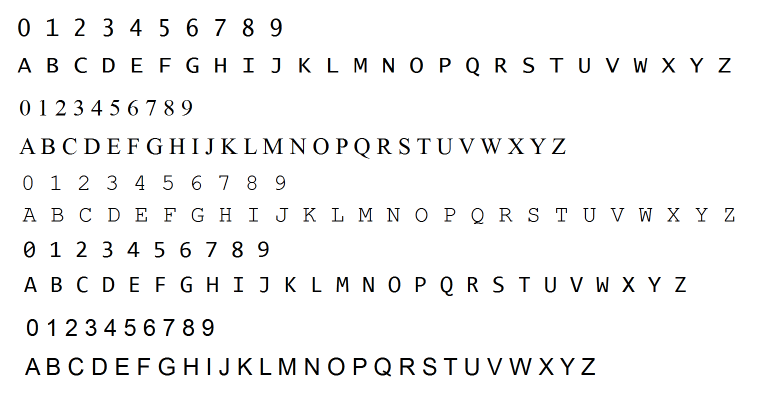
#> input picture training_chars.png, 1516 x 788 px (shown at 1/2 size)
$ python train.py
#> lines starting #> are read from the running program, lines starting #| are printed output that depends on the picture; after the words box and inside, x2 and y2 are one past the last pixel; in counts of white or black regions, pixels touching at a corner belong together
import cv2
from PIL import Image
import numpy as np
import math
import sys
from scipy import misc
from scipy import fftpack,ndimage
import cv2
from copy import deepcopy


temp_image=cv2.imread("training_chars.png")
#> temp_image is the input picture: shape (788, 1516, 3); mean B, G, R 245.2, 245.2, 245.2


gray = cv2.cvtColor(temp_image, cv2.COLOR_BGR2GRAY)
temp=deepcopy(gray)
binary = cv2.adaptiveThreshold(gray,255,cv2.ADAPTIVE_THRESH_GAUSSIAN_C,cv2.THRESH_BINARY_INV, 5, 2)
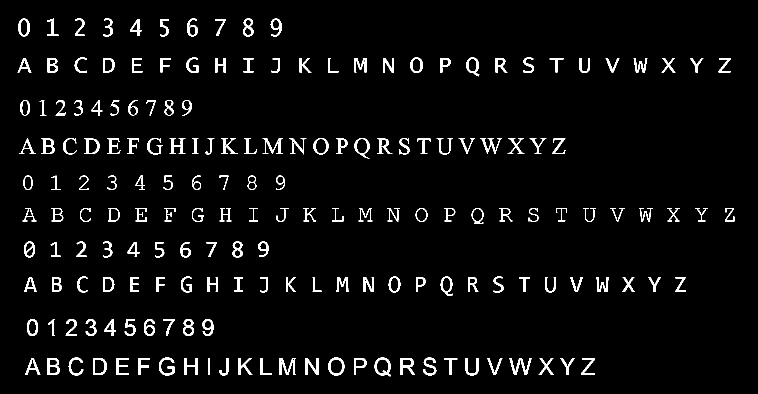
#> binary: shape (788, 1516) (shown at 1/2 size); 3.8% white; 180 white regions


contours, _ = cv2.findContours(image=binary,
                               mode=cv2.RETR_EXTERNAL,
                               method=cv2.CHAIN_APPROX_SIMPLE)
#> contours = 180 contours; largest, box (x1, y1, x2, y2) and area: (749, 715, 782, 753) 904, (656, 715, 689, 751) 897, (186, 716, 214, 750) 793, (709, 276, 739, 317) 770, (627, 276, 657, 309) 749

rects=[]
for cnt in contours:
    area = cv2.contourArea(cnt)
    x, y, w, h = cv2.boundingRect(cnt)

    if w >= 5 and (h >= 25 and h <= 50):
        rects.append((x,y,w,h))
#> this loop made 180 passes
#> (area, x, y, w, h) on passes 1 to 3: (262, 1163, 716, 27, 34), (180.5, 1120, 716, 30, 34), (252, 1077, 716, 31, 34)
#> after the loop, rects = 179 items, first 6: (1163, 716, 27, 34), (1120, 716, 30, 34), (1077, 716, 31, 34), (1019, 716, 45, 34), (974, 716, 31, 34), (931, 716, 26, 35)

rects=sorted(rects,key=lambda x:x[1])
#> rects = 179 items, first 6: (541, 37, 22, 36), (486, 37, 21, 36), (374, 37, 22, 36), (207, 37, 19, 36), (150, 37, 19, 35), (94, 37, 23, 35)
ctr=200
for (x,y,w,h) in rects:
    ctr+=1
    print(x,y)
    cv2.rectangle(temp_image,(x,y),(x+w,y+h),(0,255,0),2)
    cv2.imshow("b",temp_image)
    cv2.waitKey(400)
    check=temp[y-2:y+h+2,x-2:x+w+2]
    check=cv2.resize(check,(30,30))
    check=cv2.adaptiveThreshold(check,255,cv2.ADAPTIVE_THRESH_GAUSSIAN_C,\
                    cv2.THRESH_BINARY,11,2)
    check_invert=cv2.adaptiveThreshold(check,255,cv2.ADAPTIVE_THRESH_GAUSSIAN_C,\
                    cv2.THRESH_BINARY,11,2)

    M1= cv2.moments(check_invert)
    cx1= int(M1['m10']/M1['m00'])
    cy1 = int(M1['m01']/M1['m00'])
    print(cx1,cy1)
    rows,cols =check.shape
    tx=15-cx1
    ty=15-cy1
    M = np.float32([[1,0,tx],[0,1,ty]])
    dstt = cv2.warpAffine(check,M,(cols,rows),borderMode=cv2.BORDER_CONSTANT,
    borderValue=255)

    cv2.imshow("c",check)
    cv2.imshow("centered",dstt)
    cv2.imwrite("image"+str(ctr)+".png",check)
    cv2.waitKey(400)
#> this loop made 179 passes
#> (x, y, w, h) on passes 26 to 28: (709, 116, 24, 29), (656, 116, 21, 29), (599, 116, 24, 29)
#> (printed output is left out)
#> pass 1, `check=temp[y-2:y+h+2,x-2:x+w+2]`:
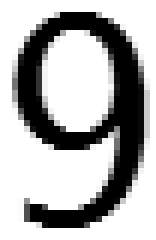
#> check: shape (40, 26) (shown 6 times larger); min 0, max 255, mean 175.3
#> pass 1, `check=cv2.resize(check,(30,30))`:
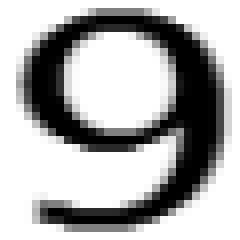
#> check: shape (30, 30) (shown 8 times larger); min 0, max 255, mean 174.6
#> pass 1, `check=cv2.adaptiveThreshold(check,255,cv2.ADAPTIVE_THRESH_GAUSSIAN_C,\..`:
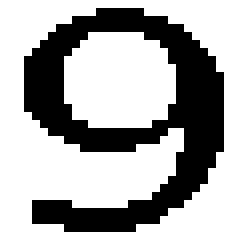
#> check: shape (30, 30) (shown 8 times larger); 66.4% white; 1 black region, box (x1, y1, x2, y2) and area: (3, 1, 28, 29) 302
#> after the loop:
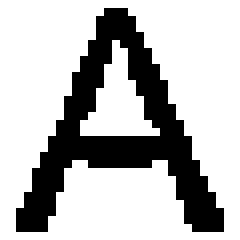
#> check: shape (30, 30) (shown 8 times larger); 73.1% white; 1 black region, box (x1, y1, x2, y2) and area: (2, 1, 28, 29) 242
#> after the loop:
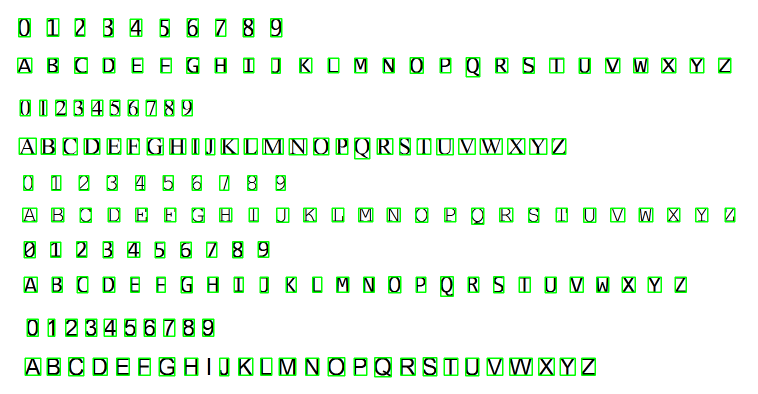
#> temp_image: shape (788, 1516, 3) (shown at 1/2 size); 4.89% of pixels changed, all inside (x1, y1, x2, y2) = (34, 36, 1471, 755)

cv2.waitKey()
